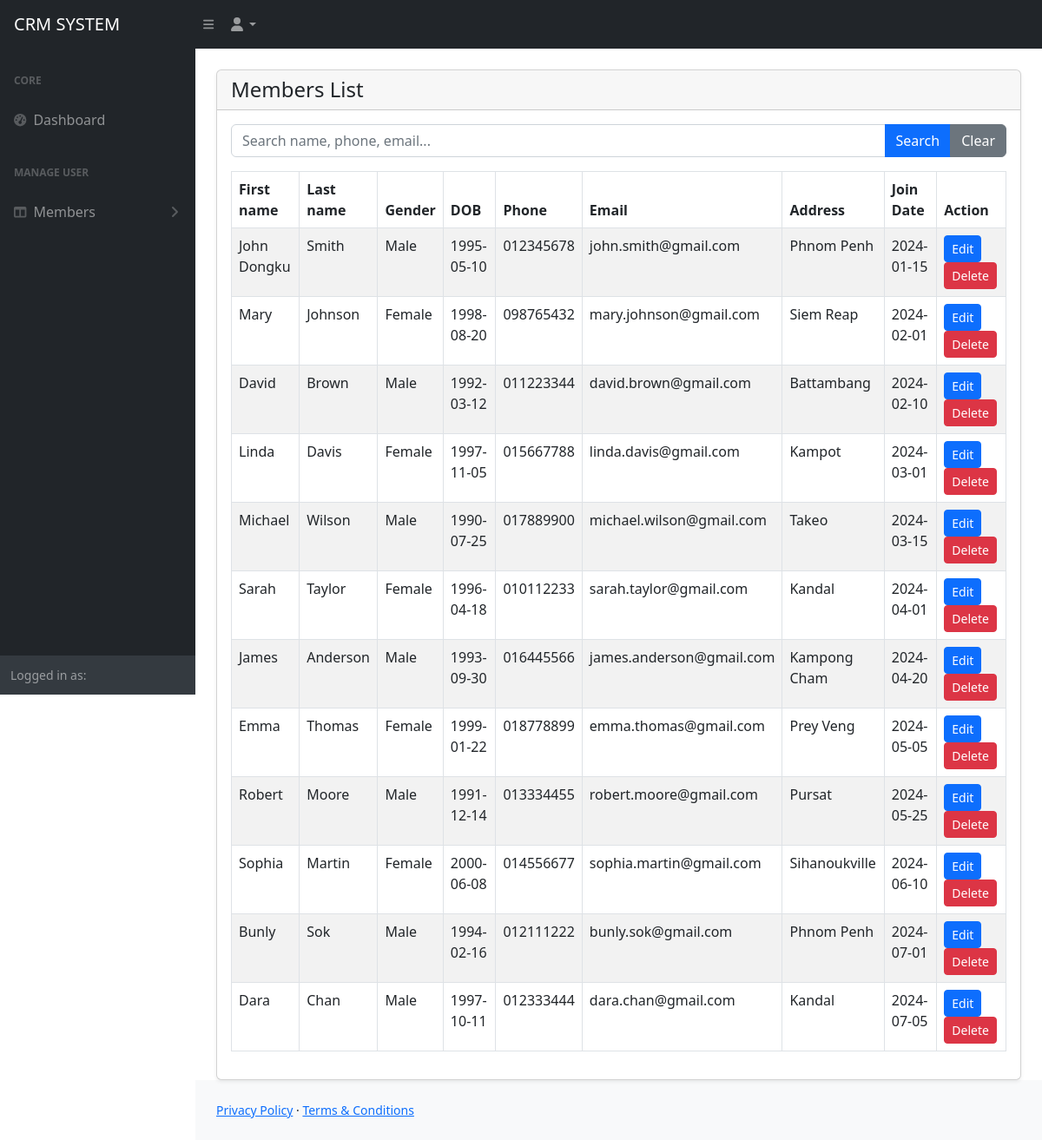
The app's page /admin/list-members.php, older data.
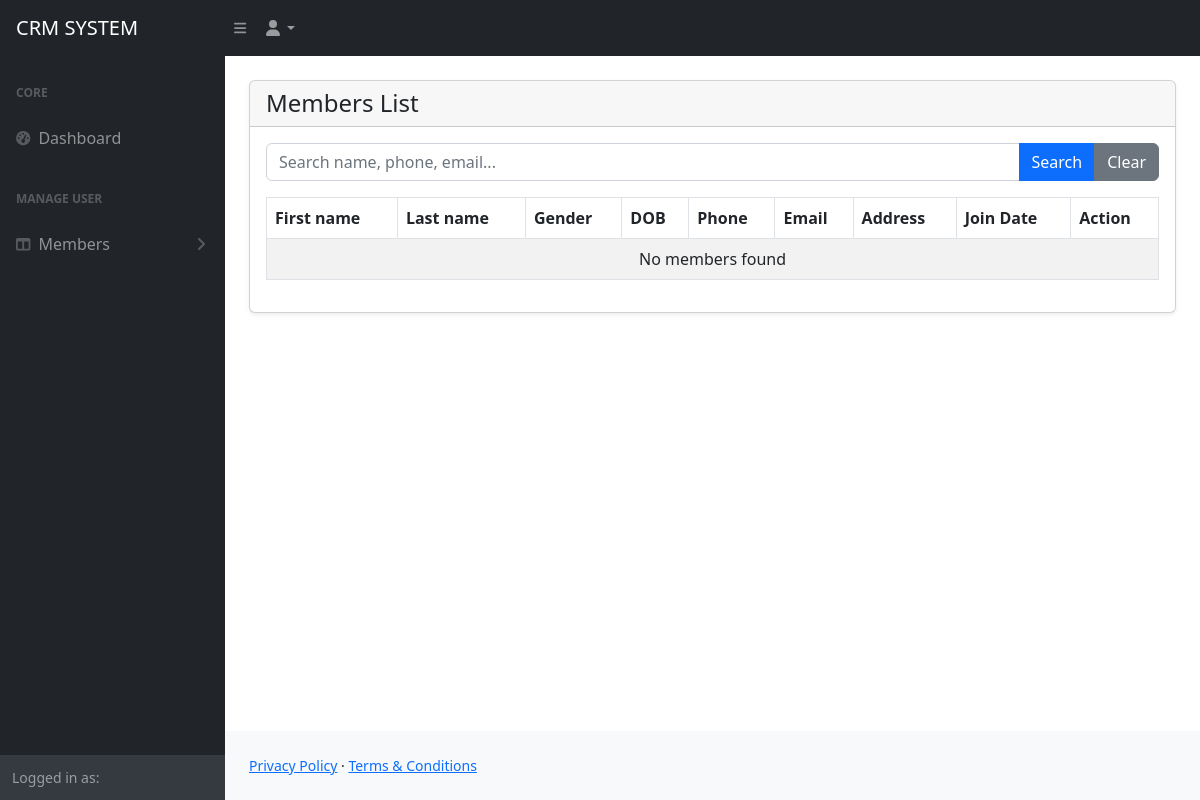
The same page, newer data.
### tables this page shows
CREATE TABLE members (
    id INT NOT NULL AUTO_INCREMENT,
    first_name VARCHAR(100) NOT NULL,
    last_name VARCHAR(100) NOT NULL,
    gender ENUM('Male', 'Female') NOT NULL,
    dob DATE NOT NULL,
    join_date DATE NOT NULL,
    phone VARCHAR(20) NOT NULL,
    email VARCHAR(150) NOT NULL,
    address TEXT,
    status TINYINT(1) NOT NULL DEFAULT 1 COMMENT '0=Deleted, 1=Active, 2=Edited',
    created_at TIMESTAMP DEFAULT CURRENT_TIMESTAMP,
    PRIMARY KEY (id)
);

### admin/list-members.php (the view)
<?php
include('includes/header.php');
include_once "../conn.php";
$search = "";
if (isset($_GET['search'])) {
    $search = mysqli_real_escape_string($conn, $_GET['search']);
    $sql = mysqli_query($conn, "
        SELECT * FROM members
        WHERE status = 1
        AND (
            first_name LIKE '%$search%'
            OR last_name LIKE '%$search%'
            OR phone LIKE '%$search%'
            OR email LIKE '%$search%'
        )
        ORDER BY id ASC
    ");
} else {
    $sql = mysqli_query($conn, "SELECT * FROM members WHERE status = 1 ORDER BY id ASC");
}
?>
<div class="container-fluid px-4">
    <div class="card mt-4 shadow-sm">
        <div class="card-header">
            <h4 class="mb-0">Members List</h4>
        </div>
        <div class="card-body">
            <form method="GET" class="mb-3">
                <div class="input-group">
                    <input type="text" name="search" class="form-control"
                           placeholder="Search name, phone, email..."
                           value="<?= htmlspecialchars($search); ?>">
                    <button class="btn btn-primary" type="submit">Search</button>
                    <a href="list-members.php" class="btn btn-secondary">Clear</a>
                </div>
            </form>
            <div class="table-responsive">
                <table class="table table-bordered table-striped">
                    <thead>
                        <tr>
                            <th>First name</th>
                            <th>Last name</th>
                            <th>Gender</th>
                            <th>DOB</th>
                            <th>Phone</th>
                            <th>Email</th>
                            <th>Address</th>
                            <th>Join Date</th>
                            <th>Action</th>
                        </tr>
                    </thead>
                    <tbody>
                    <?php if (mysqli_num_rows($sql) > 0): ?>
                        <?php while ($rw = mysqli_fetch_assoc($sql)): ?>
                            <tr>
                                <td><?= $rw['first_name']; ?></td>
                                <td><?= $rw['last_name']; ?></td>
                                <td><?= $rw['gender']; ?></td>
                                <td><?= $rw['dob']; ?></td>
                                <td><?= $rw['phone']; ?></td>
                                <td><?= $rw['email']; ?></td>
                                <td><?= $rw['address']; ?></td>
                                <td><?= $rw['join_date']; ?></td>
                                <td>
                                    <a class="btn btn-primary btn-sm"
                                       href="edit-member.php?id=<?= $rw['id']; ?>">
                                        Edit
                                    </a>
                                    <a class="btn btn-danger btn-sm"
                                       href="delete-member.php?id=<?= $rw['id']; ?>"
                                       onclick="return confirm('Are you sure you want to delete this member?')">
                                        Delete
                                    </a>
                                </td>
                            </tr>
                        <?php endwhile; ?>
                    <?php else: ?>
                        <tr>
                            <td colspan="9" class="text-center">No members found</td>
                        </tr>
                    <?php endif; ?>
                    </tbody>
                </table>
            </div>
        </div>
    </div>
</div>
<?php include('includes/footer.php'); ?>

### admin/includes/header.php (shortened to what this page needs)
<!DOCTYPE html>
<html lang="en">
    <head>
        <link href="https://cdn.jsdelivr.net/npm/simple-datatables@7.1.2/dist/style.min.css" rel="stylesheet" />
        <link href="assets/css/styles.css" rel="stylesheet" />
    </head>
    <body class="sb-nav-fixed">
    <?php include('navbar.php'); ?>
    <div id="layoutSidenav">
    <?php include('sidebar.php'); ?>
                <div id="layoutSidenav_content">
                <main>

### admin/includes/navbar.php (shortened to what this page needs)
<nav class="sb-topnav navbar navbar-expand navbar-dark bg-dark">
            <a class="navbar-brand ps-3" href="index.php">CRM SYSTEM</a>
            <button class="btn btn-link btn-sm order-1 order-lg-0 me-4 me-lg-0" id="sidebarToggle" href="#!"><i class="fas fa-bars"></i></button>
            <ul class="navbar-nav ms-auto ms-md-0 me-3 me-lg-4">
                <li class="nav-item dropdown">
                    <a class="nav-link dropdown-toggle" id="navbarDropdown" href="#" role="button" data-bs-toggle="dropdown" aria-expanded="false"><i class="fas fa-user fa-fw"></i></a>
                </li>
            </ul>
        </nav>

### admin/includes/sidebar.php (shortened to what this page needs)
<div id="layoutSidenav_nav">
    <nav class="sb-sidenav accordion sb-sidenav-dark" id="sidenavAccordion">
        <div class="sb-sidenav-menu">
            <div class="nav">
                <div class="sb-sidenav-menu-heading">Core</div>
                <a class="nav-link" href="index.php">
                    <div class="sb-nav-link-icon"><i class="fas fa-tachometer-alt"></i></div>
                    Dashboard
                </a>
                <div class="sb-sidenav-menu-heading">Manage User</div>
                <a class="nav-link collapsed" href="#" data-bs-toggle="collapse" data-bs-target="#collapseAdmins" aria-expanded="false" aria-controls="collapseAdmins">
                    <div class="sb-nav-link-icon"><i class="fas fa-columns"></i></div>
                        Members
                    <div class="sb-sidenav-collapse-arrow"><i class="fas fa-angle-down"></i></div>
                </a>
            </div>
        </div>
        <div class="sb-sidenav-footer">
            <div class="small">Logged in as:</div>
        </div>
    </nav>
</div>

### admin/includes/footer.php (shortened to what this page needs)
</main>
                <footer class="py-4 bg-light mt-auto">
                    <div class="container-fluid px-4">
                        <div class="d-flex align-items-center justify-content-between small">
                            <div>
                                <a href="#">Privacy Policy</a>
                                &middot;
                                <a href="#">Terms &amp; Conditions</a>
                            </div>
                        </div>
                    </div>
                </footer>
            </div>
        </div>
    </body>
</html>

Row changes from the older to the newer data that the page shows:
removed members: first_name "John Dongku", last_name "Smith", gender "Male", dob "1995-05-10", phone "012345678", email "john.smith@gmail.com", address "Phnom Penh", join_date "2024-01-15"
removed members: first_name "Mary", last_name "Johnson", gender "Female", dob "1998-08-20", phone "098765432", email "mary.johnson@gmail.com", address "Siem Reap", join_date "2024-02-01"
removed members: first_name "David", last_name "Brown", gender "Male", dob "1992-03-12", phone "011223344", email "david.brown@gmail.com", address "Battambang", join_date "2024-02-10"
removed members: first_name "Linda", last_name "Davis", gender "Female", dob "1997-11-05", phone "015667788", email "linda.davis@gmail.com", address "Kampot", join_date "2024-03-01"
removed members: first_name "Michael", last_name "Wilson", gender "Male", dob "1990-07-25", phone "017889900", email "michael.wilson@gmail.com", address "Takeo", join_date "2024-03-15"
removed members: first_name "Sarah", last_name "Taylor", gender "Female", dob "1996-04-18", phone "010112233", email "sarah.taylor@gmail.com", address "Kandal", join_date "2024-04-01"
removed members: first_name "James", last_name "Anderson", gender "Male", dob "1993-09-30", phone "016445566", email "james.anderson@gmail.com", address "Kampong Cham", join_date "2024-04-20"
removed members: first_name "Emma", last_name "Thomas", gender "Female", dob "1999-01-22", phone "018778899", email "emma.thomas@gmail.com", address "Prey Veng", join_date "2024-05-05"
removed members: first_name "Robert", last_name "Moore", gender "Male", dob "1991-12-14", phone "013334455", email "robert.moore@gmail.com", address "Pursat", join_date "2024-05-25"
removed members: first_name "Sophia", last_name "Martin", gender "Female", dob "2000-06-08", phone "014556677", email "sophia.martin@gmail.com", address "Sihanoukville", join_date "2024-06-10"
removed members: first_name "Bunly", last_name "Sok", gender "Male", dob "1994-02-16", phone "012111222", email "bunly.sok@gmail.com", address "Phnom Penh", join_date "2024-07-01"
removed members: first_name "Dara", last_name "Chan", gender "Male", dob "1997-10-11", phone "012333444", email "dara.chan@gmail.com", address "Kandal", join_date "2024-07-05"
Text that changed along with them:
text now shown: "No members found"
